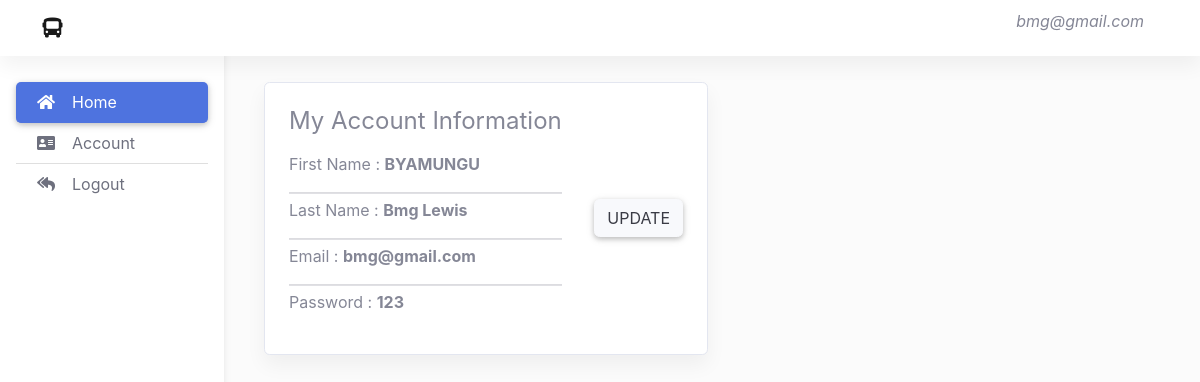
Screenshot of /Driver/Driver_Dashboard/My_Account.php (signed in) with the database file from the repository.
### tables this page shows
CREATE TABLE `driver` (
  `id` int(11) NOT NULL,
  `Fname` varchar(40) NOT NULL,
  `Lname` varchar(40) NOT NULL,
  `Email` varchar(60) NOT NULL,
  `password` varchar(20) NOT NULL
);

### Driver/Driver_Dashboard/My_Account.php (the view, shortened to what this page needs)
<?php require 'config/header.php'; ?>
  <main style="margin-top: 58px">
    <div class="container pt-4">
       <section>
        <div class="row">
          <div class="col-xl-6 col-md-12 mb-4">
            <div class="card">
              <div class="card-body">
                <div class="d-flex justify-content-between p-md-1">
                  <div class="d-flex flex-row">
                 <?php
                include_once 'conn.php';
                 $user= $_SESSION['driver'];
                 $sql = 'SELECT * FROM driver WHERE Email=:user';
                 $stmt = $connection->prepare($sql);
                 $stmt->execute([':user' => $user]);
                 while($row=$stmt->fetch(PDO::FETCH_ASSOC))
                     {
                        $fname = $row['Fname'];
                        $lname = $row['Lname'];
                        $email = $row['Email'];
                        $pass = $row['password'];
                        ?>
                    <div>
                      <h4 class="mb-3">My Account Information </h4>
                      <p class="mb-3">First Name :  <strong><?php echo $fname; ?></strong></p>
                      <hr class="my-1">
                      <p class="mb-3">Last Name :  <strong><?php echo $lname; ?></strong></p>
                      <hr class="my-1">
                      <p class="mb-3">Email :  <strong><?php echo $email; ?></strong></p>
                      <hr class="my-1">
                      <p class="mb-3">Password  : <strong><?php echo $pass; ?></strong></p>
                    </div>
                  </div>
                  <div class="align-self-center">
                    <form method="post">
              <input name="submit" type="submit"class="btn btn-light" value="update"></form>
                  </div>
                </div>
              </div>
            </div>
          </div>
        </div>
        <?php }?>
      </section>
    </div>
  </main>
</body>
</html>

### Driver/Driver_Dashboard/css/admin.css (style rules this page uses)
body { background-color: #fbfbfb; }
@media (min-width: 991.98px) { main { padding-left: 240px; } }

### rows the page displays
driver: Fname "BYAMUNGU", Lname "Bmg Lewis", Email "bmg@gmail.com", password "123"

### other values shown
$_SESSION['driver'] "bmg@gmail.com"
